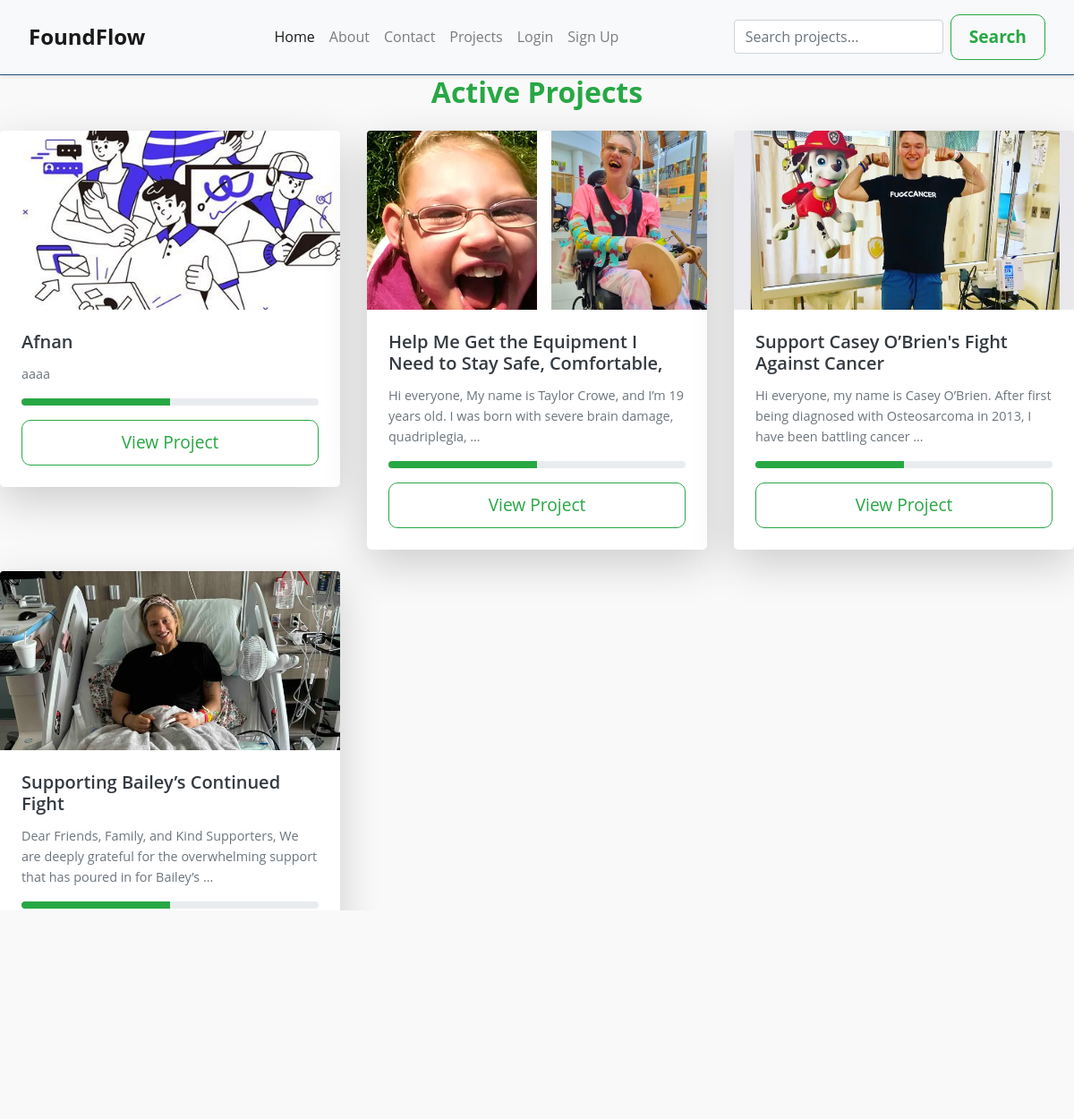
Page /founding/projectlist/ (upper part) on the earlier database version.
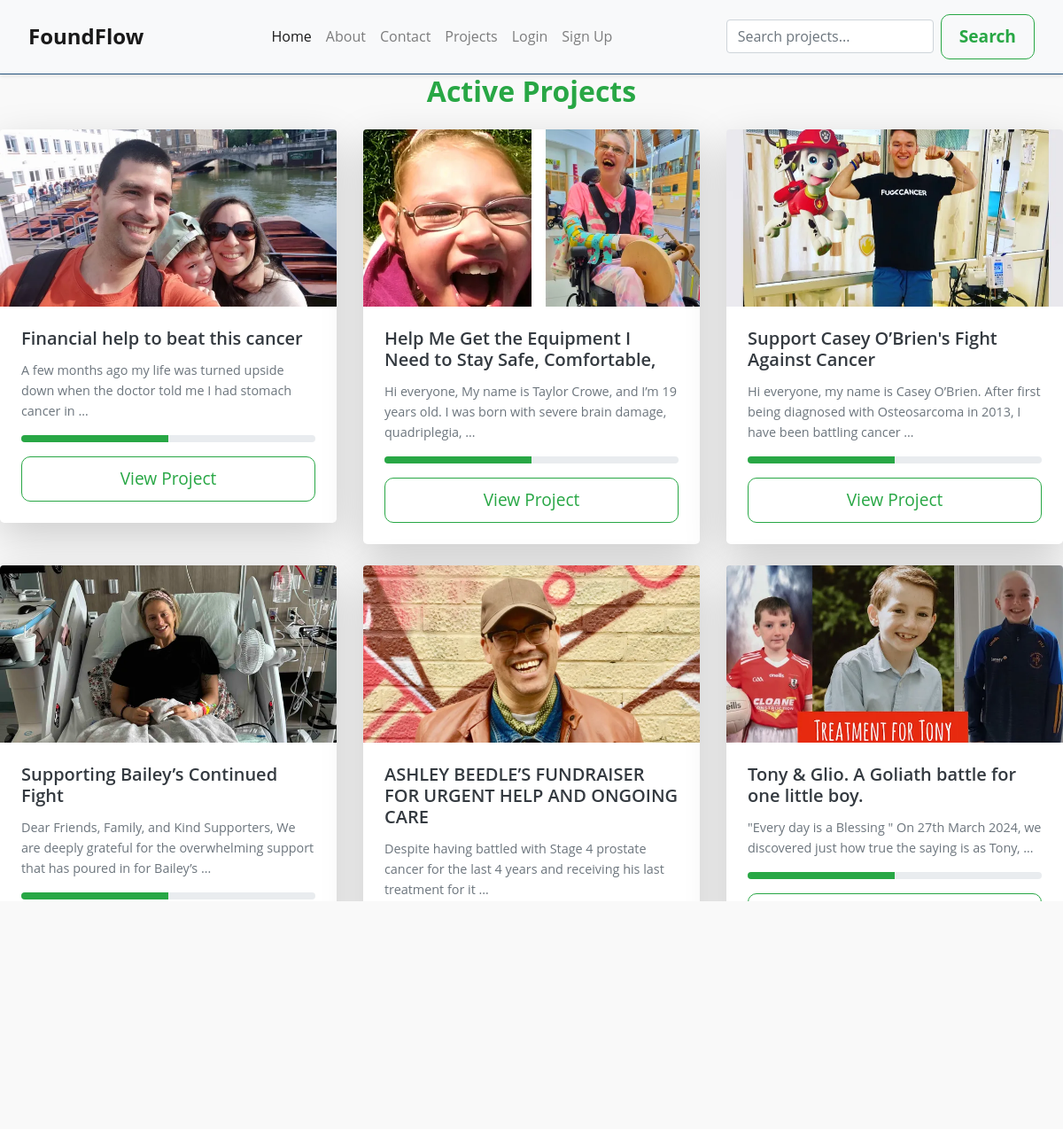
Same page on the later database version.
### founding/models.py (models this page shows, shortened)
class Project(models.Model):
    title = models.CharField(max_length=200)
    details = models.TextField()
    category = models.ForeignKey(Category, on_delete=models.CASCADE, default=1)
    pictures = models.ImageField(upload_to='project_images/', blank=True, null=True)
    total_target = models.DecimalField(max_digits=10, decimal_places=2)
    current_amount = models.IntegerField(default=0)
    tags = models.CharField(max_length=200, help_text="Comma-separated tags")
    start_time = models.DateTimeField(default=timezone.now)
    end_time = models.DateTimeField()
    is_active = models.BooleanField(default=True)

### founding/views.py (the view)
# urls.py: path('projectlist/', views.project_list, name='project_list'),
def project_list(request):
    projects = Project.objects.filter(is_active=True)
    return render(request, 'founding/project_list.html', {'projects': projects})

### founding/templates/founding/project_list.html (shortened to what this page needs)
{% extends 'base.html' %}
{% load static %}
{% block content %}
    <h2 class="mb-4 text-center text-success">Active Projects</h2>
    <div class="row">
        {% for project in projects %}
        <div class="col-md-4 mb-4">
            <div class="card shadow-lg border-0 rounded-lg">
                <img src="{{ project.pictures.url }}" class="card-img-top rounded-top" alt="{{ project.title }}" style="height: 200px; object-fit: cover;">
                <div class="card-body p-4">
                    <h5 class="card-title text-dark" style="font-weight: 600;">{{ project.title }}</h5>
                    <p class="card-text text-muted" style="font-size: 0.9rem;">{{ project.details|truncatewords:20 }}</p>
                    <div class="progress mb-3" style="height: 8px;">
                        <div class="progress-bar bg-success" role="progressbar" style="width: 50%;" aria-valuenow="50" aria-valuemin="0" aria-valuemax="100"></div>
                    </div>
                    <a href="{% url 'project_detail' project.pk %}"
                        class="btn btn-outline-success btn-outline-success-custom btn-block"
                        style="font-weight: 500;">
                        View Project
                    </a>
                </div>
            </div>
        </div>
        {% endfor %}
    </div>
{% endblock %}

Differences in the rows shown:
changed Project: pictures: a different picture; title "Afnan" → "Financial help to beat this cancer"; details "aaaa" → "A few months ago my life was turned upside down when the doctor told me I had stomach cancer in …"
added Project: pictures (picture), title "ASHLEY BEEDLE’S FUNDRAISER FOR URGENT HELP AND ONGOING CARE", details "Despite having battled with Stage 4 prostate cancer for the last 4 years and receiving his last treatment for it …"
added Project: pictures (picture), title "Tony & Glio. A Goliath battle for one little boy.", details "\"Every day is a Blessing \" On 27th March 2024, we discovered just how true the saying is as Tony, …"
